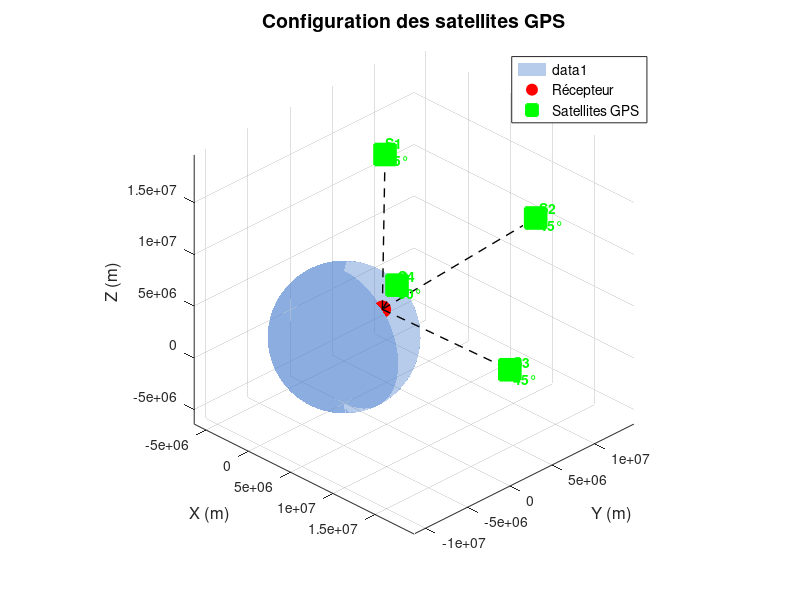
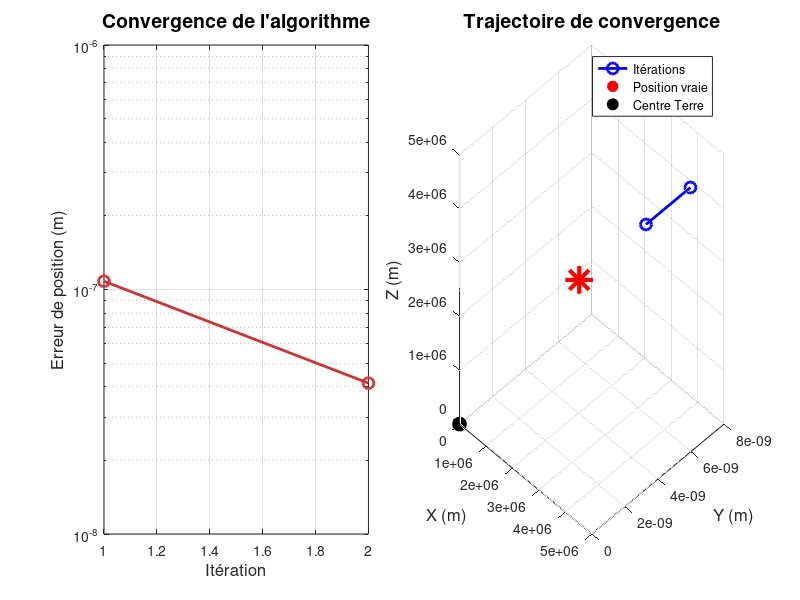

These charts were generated, in order, by the following MATLAB code:
%% Q6 + Q9 : Positionnement GPS avec élévation minimale
% Paramètres de simulation

clear all; close all; clc;

% Constantes
R_TERRE = 6400e3;      % Rayon de la Terre en mètres
R_SAT = 20200e3;       % Distance des satellites depuis le centre de la Terre
H_RECEPTEUR = 1.3;     % Altitude du récepteur au-dessus de la surface
N_SATELLITES = 4;      % Nombre de satellites
c = 299792458;         % Vitesse de la lumière (m/s)

%% Position du récepteur
lat_rec = deg2rad(45);  
lon_rec = deg2rad(0);   

% Position du récepteur en ECEF (Earth-Centered Earth-Fixed)
x_rec = (R_TERRE + H_RECEPTEUR) * cos(lat_rec) * cos(lon_rec);
y_rec = (R_TERRE + H_RECEPTEUR) * cos(lat_rec) * sin(lon_rec);
z_rec = (R_TERRE + H_RECEPTEUR) * sin(lat_rec);
pos_recepteur = [x_rec; y_rec; z_rec];

%% Génération RIGOUREUSE des positions satellites

fprintf('===== GÉNÉRATION DES SATELLITES =====\n');

% Configuration FIXE pour garantir la convergence
fprintf('Utilisation d''une configuration fixe bien répartie\n\n');

% Satellites aux 4 points cardinaux avec élévation moyenne
azimuths_deg = [0, 90, 180, 270];     % N, E, S, O
elevations_deg = [45, 45, 45, 60];    % Élévations moyennes

azimuths = deg2rad(azimuths_deg);
elevations = deg2rad(elevations_deg);

fprintf('Configuration fixe :\n');
for i = 1:N_SATELLITES
    fprintf('  Satellite %d: Az = %.1f°, El = %.1f°\n', ...
            i, azimuths_deg(i), elevations_deg(i));
end
fprintf('\n');

% Initialisation
positions_satellites = zeros(3, N_SATELLITES);

% MÉTHODE DIRECTE : Coordonnées sphériques GLOBALES (ECEF)
for i = 1:N_SATELLITES
    % Calculer latitude et longitude du satellite dans le référentiel ECEF
    % en tenant compte de l'élévation et azimut LOCAL du récepteur
    
    % Vecteur unitaire dans le référentiel local (ENU)
    % E = Est, N = Nord, U = Up (vertical)
    E_local = sin(azimuths(i)) * cos(elevations(i));
    N_local = cos(azimuths(i)) * cos(elevations(i));
    U_local = sin(elevations(i));
    
    % Matrice de rotation ENU -> ECEF
    % Dépend de la latitude/longitude du récepteur
    sin_lat = sin(lat_rec);
    cos_lat = cos(lat_rec);
    sin_lon = sin(lon_rec);
    cos_lon = cos(lon_rec);
    
    R_enu_to_ecef = [-sin_lon,           -sin_lat*cos_lon,  cos_lat*cos_lon;
                      cos_lon,           -sin_lat*sin_lon,  cos_lat*sin_lon;
                      0,                  cos_lat,           sin_lat];
    
    % Direction vers le satellite dans ECEF (vecteur unitaire)
    dir_ecef = R_enu_to_ecef * [E_local; N_local; U_local];
    
    % Position du satellite = position récepteur + R_SAT * direction
    % (approximation : on place le satellite à R_SAT du centre de la Terre)
    % Méthode correcte : normaliser puis mettre à la distance R_SAT
    
    % Position approximative
    pos_temp = pos_recepteur + dir_ecef * (R_SAT - norm(pos_recepteur));
    
    % Normaliser pour avoir exactement R_SAT
    pos_sat = pos_temp / norm(pos_temp) * R_SAT;
    
    positions_satellites(:, i) = pos_sat;
end

% Vérifications
fprintf('Positions des satellites (ECEF):\n');
for i = 1:N_SATELLITES
    dist_centre = norm(positions_satellites(:,i));
    erreur_dist = abs(dist_centre - R_SAT);
    
    fprintf('Satellite %d:\n', i);
    fprintf('  X = %.2f m\n', positions_satellites(1, i));
    fprintf('  Y = %.2f m\n', positions_satellites(2, i));
    fprintf('  Z = %.2f m\n', positions_satellites(3, i));
    fprintf('  Distance centre = %.2f km (erreur = %.3f m)\n\n', ...
            dist_centre/1000, erreur_dist);
end

% Vérifier la visibilité (produit scalaire > 0)
fprintf('Vérification visibilité:\n');
for i = 1:N_SATELLITES
    vect_sat = positions_satellites(:,i) - pos_recepteur;
    normale_locale = pos_recepteur / norm(pos_recepteur);
    prod_scal = dot(vect_sat, normale_locale);
    
    if prod_scal > 0
        fprintf('  Satellite %d: VISIBLE (prod. scal. = %.2e)\n', i, prod_scal);
    else
        warning('  Satellite %d: SOUS L''HORIZON !', i);
    end
end
fprintf('\n');

%% Affichage des positions
fprintf('===== POSITIONS DES SATELLITES =====\n\n');
fprintf('Position du récepteur (ECEF):\n');
fprintf('  X = %.2f m\n', pos_recepteur(1));
fprintf('  Y = %.2f m\n', pos_recepteur(2));
fprintf('  Z = %.2f m\n\n', pos_recepteur(3));

fprintf('Coordonnées locales (aléatoires avec contrainte):\n');
for i = 1:N_SATELLITES
    fprintf('Satellite %d: Az = %.1f°, El = %.1f°\n', ...
            i, rad2deg(azimuths(i)), rad2deg(elevations(i)));
end

fprintf('\nPositions des satellites (ECEF):\n');
for i = 1:N_SATELLITES
    fprintf('Satellite %d:\n', i);
    fprintf('  X = %.2f m\n', positions_satellites(1, i));
    fprintf('  Y = %.2f m\n', positions_satellites(2, i));
    fprintf('  Z = %.2f m\n', positions_satellites(3, i));
    fprintf('  Distance du centre = %.2f km\n\n', ...
            norm(positions_satellites(:, i))/1000);
end

%% ========== CALCUL DES PSEUDODISTANCES MESURÉES ==========

% Position vraie du récepteur (que l'on va chercher à retrouver)
pos_recepteur_vrai = pos_recepteur;
t_u_vrai = 0;  % Pas de biais d'horloge en simulation parfaite

% Calcul des pseudodistances "mesurées" (simulation)
rho_mesure = zeros(N_SATELLITES, 1);

fprintf('\n===== PSEUDODISTANCES MESURÉES =====\n');
for j = 1:N_SATELLITES
    % Distance géométrique vraie satellite-récepteur
    distance_geom = norm(positions_satellites(:,j) - pos_recepteur_vrai);
    
    % Pseudodistance = distance + c*biais_horloge
    rho_mesure(j) = distance_geom + c * t_u_vrai;
    
    fprintf('ρ%d = %.3f km\n', j, rho_mesure(j)/1000);
end

%% ========== ALGORITHME ITÉRATIF DE POSITIONNEMENT ==========

fprintf('\n===== ALGORITHME ITÉRATIF =====\n');

% INITIALISATION AMÉLIORÉE : Surface de la Terre sous le récepteur
% Au lieu de (0,0,0), on initialise à la surface terrestre
x_hat = R_TERRE * cos(lat_rec) * cos(lon_rec);
y_hat = R_TERRE * cos(lat_rec) * sin(lon_rec);
z_hat = R_TERRE * sin(lat_rec);
t_hat = 0;

fprintf('Position initiale (surface Terre) :\n');
fprintf('  X = %.2f m, Y = %.2f m, Z = %.2f m\n', x_hat, y_hat, z_hat);
fprintf('  Distance au centre : %.2f km\n', norm([x_hat; y_hat; z_hat])/1000);
fprintf('  Distance à la position vraie : %.2f m\n\n', ...
        norm([x_hat; y_hat; z_hat] - pos_recepteur));

% Paramètres de convergence
max_iterations = 10;
tolerance = 1e-6;  % Critère d'arrêt en mètres

% Pour suivre la convergence
historique_position = [];
historique_erreur = [];

%% Boucle itérative (Newton-Raphson)

for iteration = 1:max_iterations
    
    fprintf('\n--- Itération %d ---\n', iteration);
    
    % === A) Calculer les pseudodistances approximatives ρ̂j ===
    rho_hat = zeros(N_SATELLITES, 1);
    r_hat = zeros(N_SATELLITES, 1);
    
    for j = 1:N_SATELLITES
        % Distance approximative r̂j (équation 2.28)
        dx = positions_satellites(1,j) - x_hat;
        dy = positions_satellites(2,j) - y_hat;
        dz = positions_satellites(3,j) - z_hat;
        r_hat(j) = sqrt(dx^2 + dy^2 + dz^2);
        
        % Pseudodistance approximative ρ̂j (équation 2.25)
        rho_hat(j) = r_hat(j) + c * t_hat;
    end
    
% === B) Calculer les différences Δρj ===
Delta_rho = rho_hat - rho_mesure;  
fprintf('Max |Δρ| = %.6f m\n', max(abs(Delta_rho)));
    
    % === C) Construire la matrice H (géométrie) ===
    H = zeros(N_SATELLITES, 4);
    
    for j = 1:N_SATELLITES
        % Cosinus directeurs (équation 2.31)
        a_xj = (positions_satellites(1,j) - x_hat) / r_hat(j);
        a_yj = (positions_satellites(2,j) - y_hat) / r_hat(j);
        a_zj = (positions_satellites(3,j) - z_hat) / r_hat(j);
        
        H(j,:) = [a_xj, a_yj, a_zj, 1];
    end
    
    % === D) Vérifier que H est inversible ===
    rang_H = rank(H);
    cond_H = cond(H);
    
    fprintf('Rang de H : %d, Conditionnement : %.2e\n', rang_H, cond_H);
    
    if rang_H < 4
        warning('Matrice H non inversible (rang = %d) !', rang_H);
        fprintf('Mauvaise géométrie des satellites.\n');
        break;
    end
    
    if cond_H > 1e10
        warning('Matrice H mal conditionnée (cond = %.2e)', cond_H);
    end
    
    % === E) Résoudre le système linéaire Δx = H⁻¹·Δρ ===
    Delta_x = H \ Delta_rho;  % (équation 2.34)
    
    % === F) Mettre à jour la solution ===
    x_hat = x_hat + Delta_x(1);
    y_hat = y_hat + Delta_x(2);
    z_hat = z_hat + Delta_x(3);
    t_hat = t_hat + Delta_x(4);
    
    % Sauvegarder l'historique
    pos_estimee = [x_hat; y_hat; z_hat];
    historique_position = [historique_position, pos_estimee];
    
    % === G) Calculer l'erreur de position ===
    erreur_correction = norm(Delta_x(1:3));
    erreur_vs_vrai = norm(pos_estimee - pos_recepteur_vrai);
    historique_erreur = [historique_erreur; erreur_vs_vrai];
    
    fprintf('Correction appliquée : %.9f m\n', erreur_correction);
    fprintf('Erreur vs position vraie : %.9f m\n', erreur_vs_vrai);
    fprintf('Position estimée : X=%.2f, Y=%.2f, Z=%.2f m\n', ...
            x_hat, y_hat, z_hat);
    
    % === H) Test de convergence ===
    if erreur_correction < tolerance
        fprintf('\nCONVERGENCE atteinte après %d itérations !\n', iteration);
        break;
    end
    
    if iteration == max_iterations
        fprintf('\nNombre max d''itérations atteint.\n');
    end
end

%% ========== RÉSULTATS FINAUX ==========

fprintf('\n========== RÉSULTATS FINAUX ==========\n');

pos_calculee = [x_hat; y_hat; z_hat];

fprintf('\nPosition CALCULÉE (ECEF):\n');
fprintf('  X = %.2f m\n', x_hat);
fprintf('  Y = %.2f m\n', y_hat);
fprintf('  Z = %.2f m\n', z_hat);
fprintf('  Distance du centre : %.2f km\n', norm(pos_calculee)/1000);

fprintf('\nPosition VRAIE (ECEF):\n');
fprintf('  X = %.2f m\n', pos_recepteur_vrai(1));
fprintf('  Y = %.2f m\n', pos_recepteur_vrai(2));
fprintf('  Z = %.2f m\n', pos_recepteur_vrai(3));

fprintf('\nBiais d''horloge estimé:\n');
fprintf('  t_u = %.12f s\n', t_hat);
fprintf('  c·t_u = %.6f m\n', c*t_hat);

erreur_finale = norm(pos_calculee - pos_recepteur_vrai);
fprintf('\nERREUR FINALE DE POSITIONNEMENT : %.9f m\n', erreur_finale);

if erreur_finale < 1e-3
    fprintf('SUCCESS : Précision millimétrique !\n');
elseif erreur_finale < 1
    fprintf('SUCCESS : Précision centimétrique !\n');
else
    fprintf('ATTENTION : Erreur importante.\n');
end

%% ========== GRAPHIQUES ==========

% Figure 1 : Visualisation 3D des satellites
figure('Position', [50, 100, 900, 900]);

% Sphère terrestre
[x_terre, y_terre, z_terre] = sphere(50);
x_terre = x_terre * R_TERRE;
y_terre = y_terre * R_TERRE;
z_terre = z_terre * R_TERRE;

surf(x_terre, y_terre, z_terre, 'FaceColor', [0.3 0.5 0.8], ...
     'FaceAlpha', 0.4, 'EdgeColor', 'none');
hold on;

% Récepteur
plot3(pos_recepteur(1), pos_recepteur(2), pos_recepteur(3), ...
      'ro', 'MarkerSize', 12, 'MarkerFaceColor', 'r', ...
      'DisplayName', 'Récepteur');

% Satellites
plot3(positions_satellites(1, :), positions_satellites(2, :), ...
      positions_satellites(3, :), 'gs', 'MarkerSize', 15, ...
      'MarkerFaceColor', 'g', 'LineWidth', 2, ...
      'DisplayName', 'Satellites GPS');

% Lignes de visée
for i = 1:N_SATELLITES
    plot3([pos_recepteur(1), positions_satellites(1, i)], ...
          [pos_recepteur(2), positions_satellites(2, i)], ...
          [pos_recepteur(3), positions_satellites(3, i)], ...
          'k--', 'LineWidth', 1, 'HandleVisibility', 'off');
    
    text(positions_satellites(1, i)*1.02, ...
         positions_satellites(2, i)*1.02, ...
         positions_satellites(3, i)*1.02, ...
         sprintf('S%d\n%.0f°', i, rad2deg(elevations(i))), ...
         'FontSize', 10, 'FontWeight', 'bold', 'Color', 'green');
end

axis equal;
grid on;
xlabel('X (m)', 'FontSize', 12);
ylabel('Y (m)', 'FontSize', 12);
zlabel('Z (m)', 'FontSize', 12);
title('Configuration des satellites GPS', 'FontSize', 14, 'FontWeight', 'bold');
legend('Location', 'best', 'FontSize', 10);
view(45, 30);
rotate3d on;
hold off;

% Figure 2 : Convergence
figure('Position', [1000, 100, 1200, 500]);

% Graphique 1 : Erreur vs itération
subplot(1,2,1);
semilogy(1:length(historique_erreur), historique_erreur, 'o-', ...
         'LineWidth', 2, 'MarkerSize', 8, 'Color', [0.8 0.2 0.2]);
grid on;
xlabel('Itération', 'FontSize', 12);
ylabel('Erreur de position (m)', 'FontSize', 12);
title('Convergence de l''algorithme', 'FontSize', 14, 'FontWeight', 'bold');
xlim([1, length(historique_erreur)]);

% Graphique 2 : Trajectoire 3D
subplot(1,2,2);
plot3(historique_position(1,:), historique_position(2,:), ...
      historique_position(3,:), 'b-o', 'LineWidth', 2, 'MarkerSize', 8);
hold on;
plot3(pos_recepteur_vrai(1), pos_recepteur_vrai(2), pos_recepteur_vrai(3), ...
      'r*', 'MarkerSize', 20, 'LineWidth', 3);
plot3(0, 0, 0, 'ko', 'MarkerSize', 10, 'MarkerFaceColor', 'k');
grid on;
xlabel('X (m)', 'FontSize', 12);
ylabel('Y (m)', 'FontSize', 12);
zlabel('Z (m)', 'FontSize', 12);
title('Trajectoire de convergence', 'FontSize', 14, 'FontWeight', 'bold');
legend('Itérations', 'Position vraie', 'Centre Terre', 'Location', 'best');
view(45, 30);
hold off;